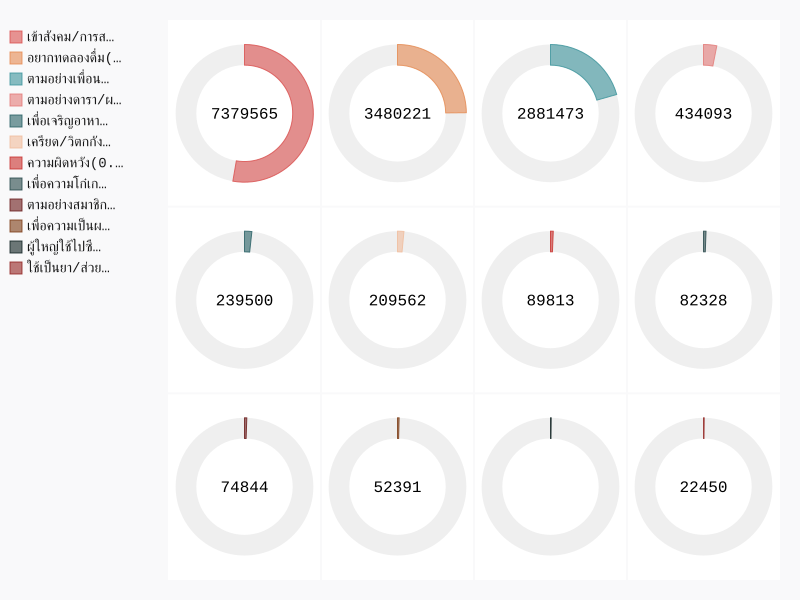

Source code (Python):
import pandas as pd
import pygal
from pygal.style import RedBlueStyle

def spirit():
    """start age"""
    gauge = pygal.SolidGauge(fill=True, interpolate='cubic', style=RedBlueStyle, inner_radius=0.70)
    gauge.add('เข้าสังคม/การสังสรรค์(49.30%)', [{'value': 7379565, 'max_value': 14000000}])
    gauge.add('อยากทดลองดื่ม(23.25%)', [{'value': 3480221, 'max_value': 14000000}])
    gauge.add('ตามอย่างเพื่อน/เพื่อนชวน(19.25%)', [{'value': 2881473, 'max_value': 14000000}])  
    gauge.add('ตามอย่างดารา/ผู้มีชื่อเสียง(2.90%)', [{'value': 434093, 'max_value': 14000000}])
    gauge.add('เพื่อเจริญอาหาร(1.60%)', [{'value': 239500, 'max_value': 14000000}])
    gauge.add('เครียด/วิตกกังวล(1.40%)', [{'value': 209562, 'max_value': 14000000}])
    gauge.add('ความผิดหวัง(0.60%)', [{'value': 89813, 'max_value': 14000000}])
    gauge.add('เพื่อความโก๋เก๋(0.55%)', [{'value': 82328, 'max_value': 14000000}])
    gauge.add('ตามอย่างสมาชิกในครอบครัว(0.50%)', [{'value': 74844, 'max_value': 14000000}])
    gauge.add('เพื่อความเป็นผู้ใหญ่(0.35%)', [{'value': 52391, 'max_value': 14000000}])
    gauge.add('ผู้ใหญ่ใช้ไปซื้อ(0.15%)', [{'value': 22450, 'max_value': 14000000}])
    gauge.add('ใช้เป็นยา/ส่วยผสมของยา(0.15%)', [{'value': 22450, 'max_value': 14000000}])
    gauge.render_to_file("motive_all.svg")
spirit()
